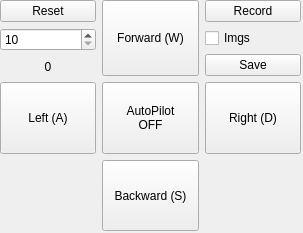
<?xml version="1.0" encoding="UTF-8"?>
<ui version="4.0">
 <class>Form</class>
 <widget class="QWidget" name="Form">
  <property name="geometry">
   <rect>
    <x>0</x>
    <y>0</y>
    <width>303</width>
    <height>233</height>
   </rect>
  </property>
  <property name="windowTitle">
   <string>Form</string>
  </property>
  <widget class="QWidget" name="gridLayoutWidget">
   <property name="geometry">
    <rect>
     <x>0</x>
     <y>0</y>
     <width>301</width>
     <height>231</height>
    </rect>
   </property>
   <layout class="QGridLayout" name="gridLayout" columnstretch="0,0,0">
    <item row="0" column="1">
     <widget class="QPushButton" name="forwardButton">
      <property name="sizePolicy">
       <sizepolicy hsizetype="Expanding" vsizetype="Expanding">
        <horstretch>0</horstretch>
        <verstretch>0</verstretch>
       </sizepolicy>
      </property>
      <property name="text">
       <string>Forward (W)</string>
      </property>
     </widget>
    </item>
    <item row="3" column="0">
     <widget class="QPushButton" name="leftButton">
      <property name="sizePolicy">
       <sizepolicy hsizetype="Expanding" vsizetype="Expanding">
        <horstretch>0</horstretch>
        <verstretch>0</verstretch>
       </sizepolicy>
      </property>
      <property name="text">
       <string>Left (A)</string>
      </property>
     </widget>
    </item>
    <item row="3" column="2">
     <widget class="QPushButton" name="rightButton">
      <property name="sizePolicy">
       <sizepolicy hsizetype="Expanding" vsizetype="Expanding">
        <horstretch>0</horstretch>
        <verstretch>0</verstretch>
       </sizepolicy>
      </property>
      <property name="text">
       <string>Right (D)</string>
      </property>
     </widget>
    </item>
    <item row="0" column="2">
     <layout class="QVBoxLayout" name="verticalLayout">
      <item>
       <widget class="QPushButton" name="recordDataButton">
        <property name="autoFillBackground">
         <bool>false</bool>
        </property>
        <property name="text">
         <string>Record</string>
        </property>
       </widget>
      </item>
      <item>
       <layout class="QHBoxLayout" name="horizontalLayout">
        <item>
         <widget class="QCheckBox" name="saveImgCheckBox">
          <property name="text">
           <string>Imgs</string>
          </property>
         </widget>
        </item>
       </layout>
      </item>
      <item>
       <widget class="QPushButton" name="saveRecordButton">
        <property name="text">
         <string>Save</string>
        </property>
       </widget>
      </item>
     </layout>
    </item>
    <item row="0" column="0">
     <layout class="QVBoxLayout" name="verticalLayout_2">
      <item>
       <widget class="QPushButton" name="resetButton">
        <property name="text">
         <string>Reset</string>
        </property>
       </widget>
      </item>
      <item>
       <widget class="QSpinBox" name="forgetSnapshotNumber">
        <property name="minimum">
         <number>10</number>
        </property>
       </widget>
      </item>
      <item>
       <widget class="QLabel" name="nbrSnapshotSaved">
        <property name="text">
         <string>0</string>
        </property>
        <property name="alignment">
         <set>Qt::AlignCenter</set>
        </property>
       </widget>
      </item>
     </layout>
    </item>
    <item row="3" column="1">
     <widget class="QPushButton" name="AutopilotButton">
      <property name="sizePolicy">
       <sizepolicy hsizetype="Expanding" vsizetype="Expanding">
        <horstretch>0</horstretch>
        <verstretch>0</verstretch>
       </sizepolicy>
      </property>
      <property name="text">
       <string>AutoPilot
OFF</string>
      </property>
     </widget>
    </item>
    <item row="4" column="1">
     <widget class="QPushButton" name="backwardButton">
      <property name="sizePolicy">
       <sizepolicy hsizetype="Expanding" vsizetype="Expanding">
        <horstretch>0</horstretch>
        <verstretch>0</verstretch>
       </sizepolicy>
      </property>
      <property name="text">
       <string>Backward (S)</string>
      </property>
     </widget>
    </item>
   </layout>
  </widget>
 </widget>
 <resources/>
 <connections/>
</ui>
